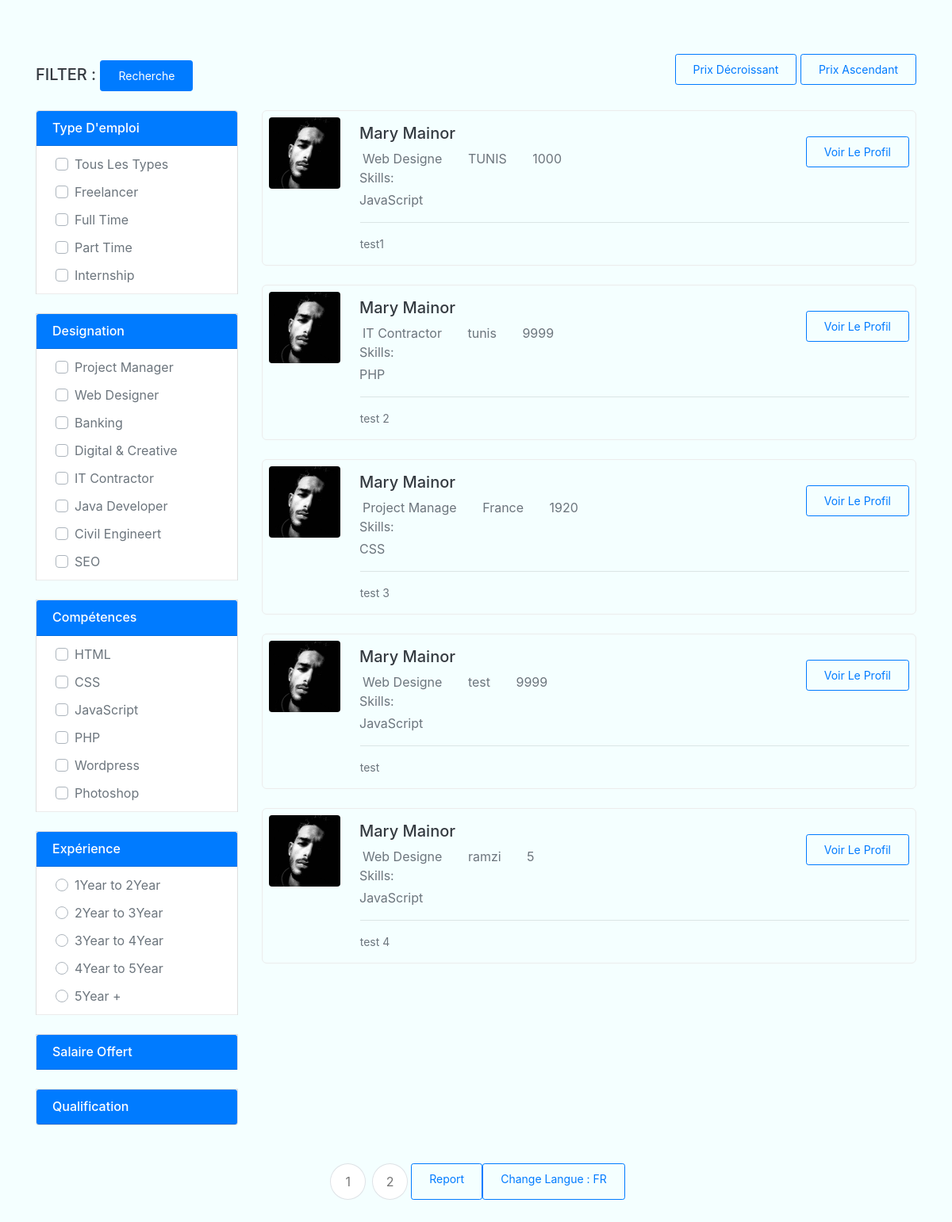
Page /postfr.php on the committed database.
### tables this page shows
CREATE TABLE `post` (
  `id` int(11) NOT NULL,
  `Pays` varchar(15) NOT NULL,
  `Skills` varchar(15) NOT NULL,
  `Salary` int(11) NOT NULL,
  `Description` text NOT NULL,
  `Type` varchar(20) NOT NULL,
  `Designation` varchar(20) NOT NULL,
  `Qualification` varchar(20) NOT NULL,
  `Gender` varchar(6) NOT NULL DEFAULT 'Male',
  `Experince` varchar(20) NOT NULL
);

### postfr.php (the view, shortened to what this page needs)
<?php  include('inc/db.php'); ?>
<?php
$results_per_page = 5;
$sql = "SELECT * FROM `post` ORDER BY `id` DESC";
$result = mysqli_query($conn,$sql);
$number_of_results = mysqli_num_rows($result);
$number_of_pages = ceil($number_of_results/$results_per_page);
if (!isset($_GET['page'])) {
  $page = 1;
} else {
  $page = $_GET['page'];
}
$this_page_first_result = ($page-1)*$results_per_page;
$sql='SELECT * FROM post LIMIT ' . $this_page_first_result . ',' .  $results_per_page;
$result = mysqli_query($conn, $sql);
?>
<!DOCTYPE html>
<html lang="en">
<head>
    <link href="https://cdn.jsdelivr.net/npm/bootstrap@4.4.1/dist/css/bootstrap.min.css" rel="stylesheet">
</head>
<body>
<link href="https://cdnjs.cloudflare.com/ajax/libs/MaterialDesign-Webfont/4.9.95/css/materialdesignicons.css" rel="stylesheet">
<link rel="stylesheet" href="https://cdnjs.cloudflare.com/ajax/libs/jquery-nice-select/1.1.0/css/nice-select.min.css" />
<div class="container">
    <div class="row align-items-center">
        <div class="col-lg-12">
            <div class="show-results mt-5">
                <div class="float-left">
                    <h5 class="text-dark mb-0 pt-2">FILTER :
                    <button type="submit" class="btn btn-primary btn-sm float-end">Recherche</button>
                    </h5>
                </div>
                <div class="sort-button float-right">
                    <ul class="list-inline mb-0">
                    <a href="tri.php" class="btn btn-outline btn-sm">Prix Décroissant </a>
                    <a href="triasc.php" class="btn btn-outline btn-sm">Prix Ascendant</a>
                    </ul>
                </div>
            </div>
        </div>
    </div>
    <div class="row">
        <div class="col-lg-3">
            <div class="left-sidebar">
                <div class="accordion" id="accordionExample">
                    <div class="card mt-4">
                        <a data-toggle="collapse" href="#collapseOne" class="job-list" aria-expanded="true" aria-controls="collapseOne">
                            <div class="card-header" id="headingOne">
                                <h6 class="mb-0 mennu f-18">Type D'emploi</h6>
                            </div>
                        </a>
                        <div id="collapseOne" class="collapse show" aria-labelledby="headingOne">
                            <div class="card-body p-0">
                                <div class="custom-control custom-checkbox">
                                    <label class="custom-control-label ml-1 text-muted f-15" for="customCheckAll">Tous Les Types</label>
                                </div>
                                <div class="custom-control custom-checkbox">
                                    <label class="custom-control-label ml-1 text-muted f-15" for="customCheck22">Freelancer</label>
                                </div>
                                <div class="custom-control custom-checkbox">
                                    <label class="custom-control-label ml-1 text-muted f-15" for="customCheck23">Full Time</label>
                                </div>
                                <div class="custom-control custom-checkbox">
                                    <label class="custom-control-label ml-1 text-muted f-15" for="customCheck3">Part Time</label>
                                </div>
                                <div class="custom-control custom-checkbox">
                                    <label class="custom-control-label ml-1 text-muted f-15" for="customCheck4">Internship</label>
                                </div>
                            </div>
                        </div>
                    </div>
                    <div class="card mt-4">
                        <a data-toggle="collapse" href="#collapsetwo" class="job-list" aria-expanded="true" aria-controls="collapsetwo">
                            <div class="card-header" id="headingtwo">
                                <h6 class="mb-0 mennu f-18">Designation</h6>
                            </div>
                        </a>
                        <div id="collapsetwo" class="collapse show" aria-labelledby="headingtwo">
                            <div class="card-body p-0">
                                <div class="custom-control custom-checkbox">
                                    <label class="custom-control-label ml-1 text-muted f-15" for="customCheck5">Project Manager</label>
                                </div>
                                <div class="custom-control custom-checkbox">
                                    <label class="custom-control-label ml-1 text-muted f-15" for="customCheck6">Web Designer</label>
                                </div>
                                <div class="custom-control custom-checkbox">
                                    <label class="custom-control-label ml-1 text-muted f-15" for="customCheck7">Banking</label>
                                </div>
                                <div class="custom-control custom-checkbox">
                                    <label class="custom-control-label ml-1 text-muted f-15" for="customCheck8">Digital &amp; Creative</label>
                                </div>
                                <div class="custom-control custom-checkbox">
                                    <label class="custom-control-label ml-1 text-muted f-15" for="customCheck9">IT Contractor</label>
                                </div>
                                <div class="custom-control custom-checkbox">
                                    <label class="custom-control-label ml-1 text-muted f-15" for="customCheck10">Java Developer</label>
                                </div>
                                <div class="custom-control custom-checkbox">
                                    <label class="custom-control-label ml-1 text-muted f-15" for="customCheck11">Civil Engineert</label>
                                </div>
                                <div class="custom-control custom-checkbox">
                                    <label class="custom-control-label ml-1 text-muted f-15" for="customCheck12">SEO</label>
                                </div>
                            </div>
                        </div>
                    </div>
                    <div class="card mt-4">
                        <a data-toggle="collapse" href="#collapsethree" class="job-list" aria-expanded="true" aria-controls="collapsethree">
                            <div class="card-header" id="headingthree">
                                <h6 class="mb-0 mennu f-18">Compétences </h6>
                            </div>
                        </a>
                        <div id="collapsethree" class="collapse show" aria-labelledby="headingthree">
                            <div class="card-body p-0">
                                <div class="custom-control custom-checkbox">
                                    <label class="custom-control-label ml-1 text-muted f-15" for="customCheck13">HTML</label>
                                </div>
                                <div class="custom-control custom-checkbox">
                                    <label class="custom-control-label ml-1 text-muted f-15" for="customCheck14">CSS</label>
                                </div>
                                <div class="custom-control custom-checkbox">
                                    <label class="custom-control-label ml-1 text-muted f-15" for="customCheck15">JavaScript</label>
                                </div>
                                <div class="custom-control custom-checkbox">
                                    <label class="custom-control-label ml-1 text-muted f-15" for="customCheck16">PHP</label>
                                </div>
                                <div class="custom-control custom-checkbox">
                                    <label class="custom-control-label ml-1 text-muted f-15" for="customCheck17">Wordpress</label>
                                </div>
                                <div class="custom-control custom-checkbox">
                                    <label class="custom-control-label ml-1 text-muted f-15" for="customCheck18">Photoshop</label>
                                </div>
                            </div>
                        </div>
                    </div>
                    <div class="card mt-4">
                        <a data-toggle="collapse" href="#collapsefour" class="job-list" aria-expanded="true" aria-controls="collapsefour">
                            <div class="card-header" id="headingfour">
                                <h6 class="mb-0 mennu f-18">Expérience</h6>
                            </div>
                        </a>
                        <div id="collapsefour" class="collapse show" aria-labelledby="headingfour">
                            <div class="card-body p-0">
                                <div class="custom-control custom-radio">
                                    <label class="custom-control-label ml-1 text-muted f-15" for="customRadio1">1Year to 2Year</label>
                                </div>
                                <div class="custom-control custom-radio">
                                    <label class="custom-control-label ml-1 text-muted f-15" for="customRadio2">2Year to 3Year</label>
                                </div>
                                <div class="custom-control custom-radio">
                                    <label class="custom-control-label ml-1 text-muted f-15" for="customRadio3">3Year to 4Year</label>
                                </div>
                                <div class="custom-control custom-radio">
                                    <label class="custom-control-label ml-1 text-muted f-15" for="customRadio4">4Year to 5Year</label>
                                </div>
                                <div class="custom-control custom-radio">
                                    <label class="custom-control-label ml-1 text-muted f-15" for="customRadio5">5Year +</label>
                                </div>
                            </div>
                        </div>
                    </div>
                    <div class="card mt-4">
                        <a data-toggle="collapse" href="#collapsesix" class="job-list collapsed" aria-expanded="false" aria-controls="collapsesix">
                            <div class="card-header" id="headingsix">
                                <h6 class="mb-0 mennu f-18">Salaire Offert </h6>
                            </div>
                        </a>
                    </div>
                    <div class="card mt-4">
                        <a data-toggle="collapse" href="#collapsesevan" class="job-list collapsed" aria-expanded="false" aria-controls="collapsesevan">
                            <div class="card-header" id="headingsevan">
                                <h6 class="mb-0 mennu f-18">Qualification</h6>
                            </div>
                        </a>
                    </div>
                </div>
            </div>
        </div>
        <div class="col-lg-9">
            <div class="candidates-listing-item">
            <?php  if(mysqli_num_rows($result) > 0): ?>
                    <?php  while($row = mysqli_fetch_array($result)): ?>
                 <div class="list-grid-item mt-4 p-2">
                    <div class="row">
                        <div class="col-md-9">
                            <div class="candidates-img float-left mr-4">
                                <img src="2.jpg" alt="" class="img-fluid d-block rounded">
                            </div>
                            <div class="candidates-list-desc job-single-meta  pt-2">
                                <h5 class="mb-2 f-19"><a href="#" class="text-dark">Mary Mainor</a></h5>
                                <ul class="list-inline mb-0">
                                    <li class="list-inline-item mr-4">
                                    <?php echo"  <p class='text-muted f-15 mb-0'><i class='mdi mdi-account mr-1'></i>". $row['Designation']."</p>";?>
                                    </li>
                                    <li class="list-inline-item mr-4">
                                    <?php echo" <p class='f-15 mb-0'><a href='' class='text-muted'><i class='mdi mdi-map-marker mr-1'></i>". $row['Pays']."</a></p>";?>
                                    </li>
                                    <li class="list-inline-item">
                                    <?php echo " <p class='text-muted f-15 mb-0'><i class='mdi mdi-currency-usd mr-1'></i>". $row['Salary']."</p>";?>
                                      </li>
                                </ul>
                                <?php  echo" <h class='text-muted mt-1 mb-0'>Skills: </h> <p class='text-muted mt-1 mb-0'>". $row['Skills']."</p>"; ?>
                            </div>
                        </div>
                        <div class="col-md-3">
                            <div class="candidates-list-fav-btn text-right">
                                <div class="candidates-listing-btn mt-4">
                                    <a href="profile.html" class="btn btn-outline btn-sm">Voir Le Profil </a>
                                </div>
                            </div>
                        </div>
                    </div>
                    <div class="row">
                        <div class="col-lg-11 offset-lg-1">
                            <div class="candidates-item-desc">
                                <hr>
                                <?php  echo " <p class='text-muted mb-2 f-14'>". $row['Description']."</p>";?>
                            </div>
                        </div>
                    </div>
                </div>
                <?php endwhile; ?>
                <?php endif; ?>
            </div>
        </div>
    </div>
    <div class="row">
        <div class="col-lg-12">
            <nav aria-label="Page navigation example">
                <ul class="pagination job-pagination justify-content-center mt-5 mb-5">
                <?php
                    for ($page=1;$page<=$number_of_pages;$page++) {
                   echo '<li class="page-item "><a class="page-link" href="post.php?page=' . $page . ' class="page-item active" ">' . $page . '</a></li>';
                }
                ?>
                    <a href="https://circumventive-ordna.000webhostapp.com" class="btn btn-outline btn-sm">Report</a>
                    <a href="postfr.php" class="btn btn-outline btn-sm">Change Langue : FR</a>
                </ul>
            </nav>
        </div>
    </div>
</div>
</body>
</html>

### postfr.php (style rules this page uses)
body { margin-top:20px; background:#f4ffff; }
.candidates-img img { max-width: 90px; }
.candidates-list-desc { overflow: hidden; }
.candidates-item-desc { margin-left: 45px; }
.list-grid-item { border: 1px solid #ececec; border-radius: 6px; -webkit-transition: all 0.5s; transition: all 0.5s; }
.left-sidebar .card-body { border-bottom: 1px solid #ececec; }
.custom-control { margin: 11px 20px; }
.card-header { background-color:#007bff; margin-bottom: 0 !important; }
.pagination.job-pagination .page-link { border-radius: 50% !important; margin: 0 4px; height: 46px; width: 45px; line-height: 29px; text-align: center; color: #777777; }
.f-14 { font-size: 14px; }
.btn-outline { color: #007bff; border-color: #007bff; }
.btn-sm { padding: 8px 22px; }
.mennu { color :white; }

### rows in the picture
post: Designation "Web Designe", Pays "TUNIS", Salary "1000", Skills "JavaScript", Description "test1"
post: Designation "IT Contractor", Pays "tunis", Salary "9999", Skills "PHP", Description "test 2"
post: Designation "Project Manage", Pays "France", Salary "1920", Skills "CSS", Description "test 3"
post: Designation "Web Designe", Pays "test", Salary "9999", Skills "JavaScript", Description "test"
post: Designation "Web Designe", Pays "ramzi", Salary "5", Skills "JavaScript", Description "test 4"
